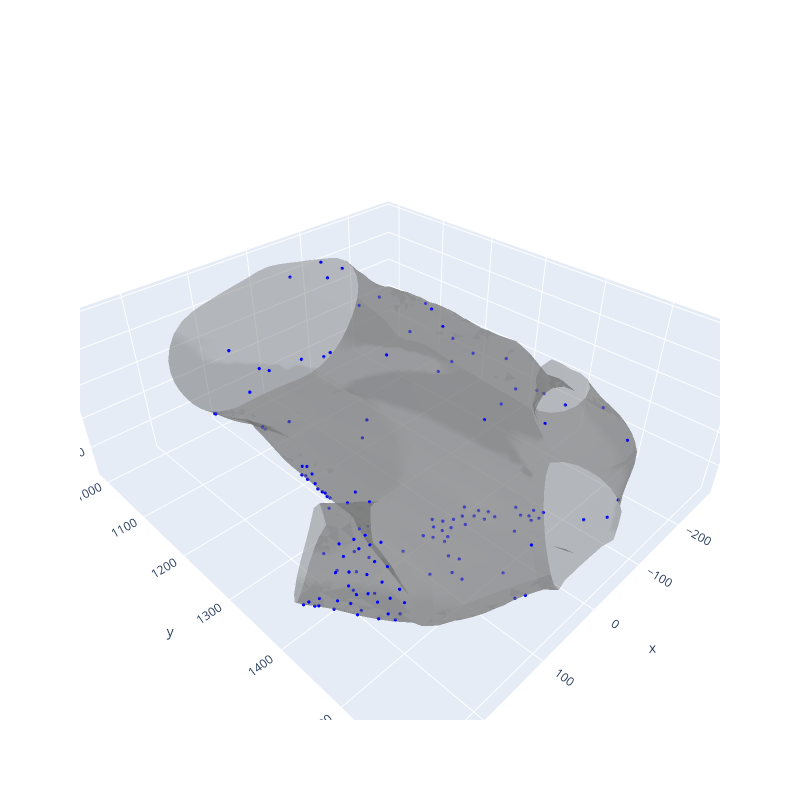

The cell this chart's notebook holds for it:
### Code cell
visualize_meshes_plotly(
    [mesh_1],
    color_list=["gray"],
    vertex_list=mesh_1.vertices[stitch_vertices]
)

### Figure 1 — Plotly figure (JSON) as saved in the notebook; plotly's stock layout.template omitted (floating-point values rounded to 4 significant figures; data arrays with more than 128 entries replaced by an {"elided": "..."} marker saying what was removed)
{"data": [{"color": "gray", "i": {"elided": "5112 int values"}, "j": {"elided": "5112 int values"}, "k": {"elided": "5112 int values"}, "opacity": 0.5, "type": "mesh3d", "x": {"elided": "2754 float values"}, "y": {"elided": "2754 float values"}, "z": {"elided": "2754 float values"}}, {"marker": {"color": "blue", "opacity": 1, "size": 2}, "mode": "markers", "name": "Vertices", "type": "scatter3d", "x": {"elided": "137 float values"}, "y": {"elided": "137 float values"}, "z": {"elided": "137 float values"}}], "layout": {"height": 800, "scene": {"aspectmode": "data"}, "showlegend": false, "width": 800}}
